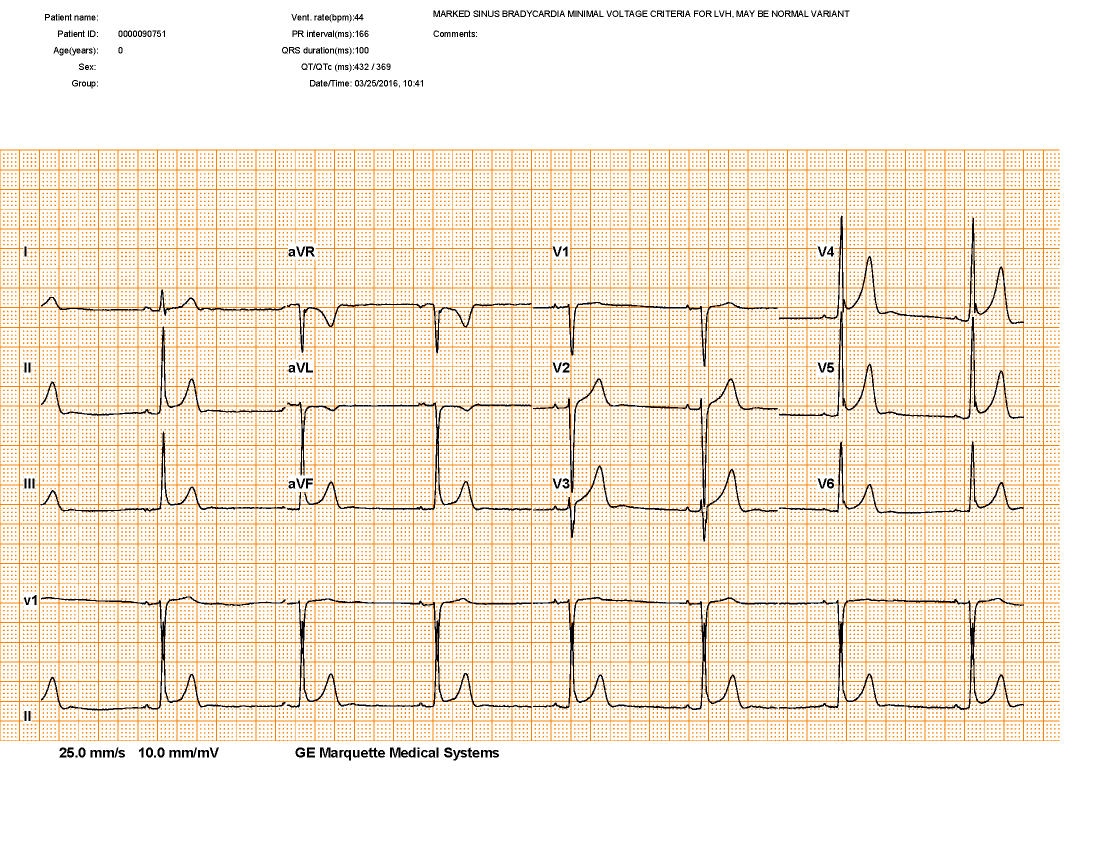
#> input picture fullScan.png, 2200 x 1700 px (shown at 1/2 size)
$ python -i ImageManipulation.py   (imports and definitions only)
#> lines starting #> are read from the running program, lines starting #| are printed output that depends on the picture; after the words box and inside, x2 and y2 are one past the last pixel; in counts of white or black regions, pixels touching at a corner belong together
#> further down, picture is the input picture: shape (1700, 2200, 3); mean B, G, R 219.9, 234.8, 249.7
import cv2
import numpy as np

# Super janky but makes backwards compatibility easier
from src.main.python.ECGToolkit.Vision import getLinesInDirection
from src.main.python.ECGToolkit.Visualization import *
from src.main.python.ECGToolkit.Common import *
from src.main.python.ECGToolkit.GridDetection import *


# [53 lines left out: functions removeNonGridLines, cropImageToGrid, not called in this run]


def cropToGridAndIsolateLinesDemo(image):
    # [8 lines of commented-out code are left out]
    gray = cv2.cvtColor(image, cv2.COLOR_BGR2GRAY) # Uses equation (2) from `2014 - ECG dig IEEE (Mallawaarachchi)`
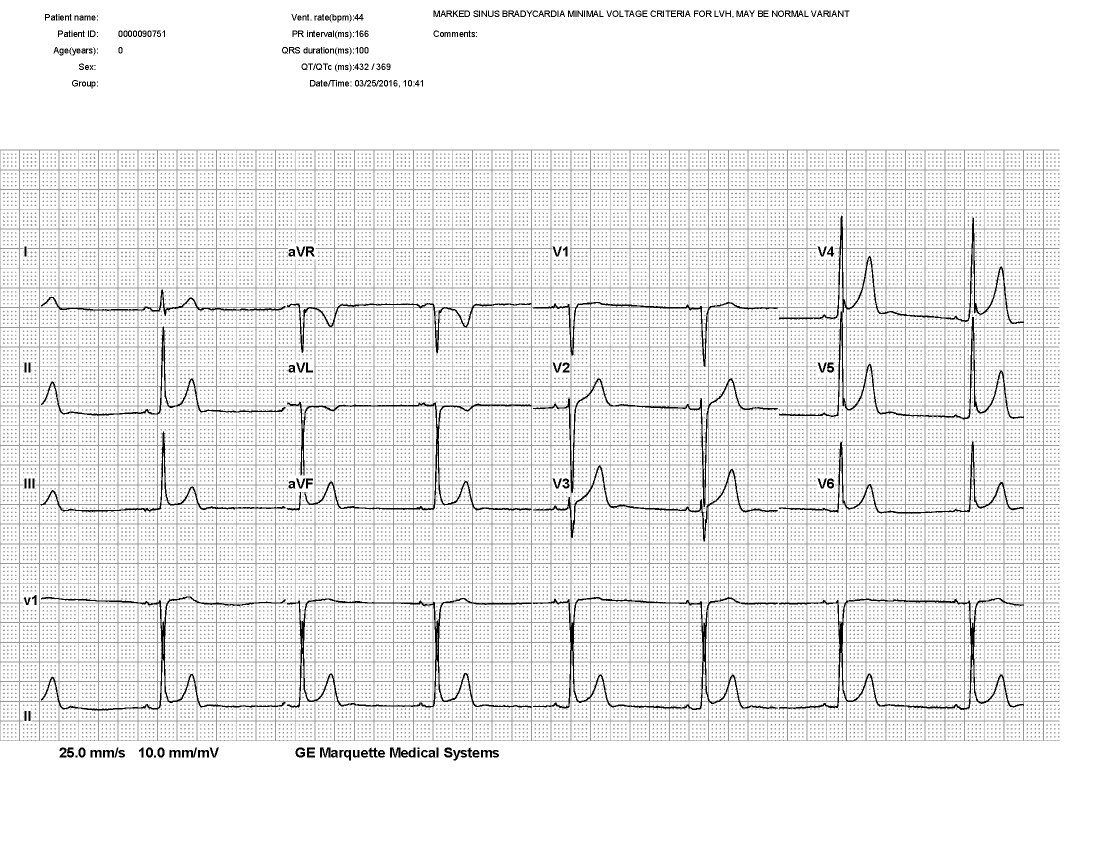
#> gray: shape (1700, 2200) (shown at 1/2 size); min 0, max 255, mean 237.5
    # displayImages([(gray, Color.greyscale, "Gray")])

    _, binary = cv2.threshold(gray, 20, 256, cv2.THRESH_BINARY_INV)
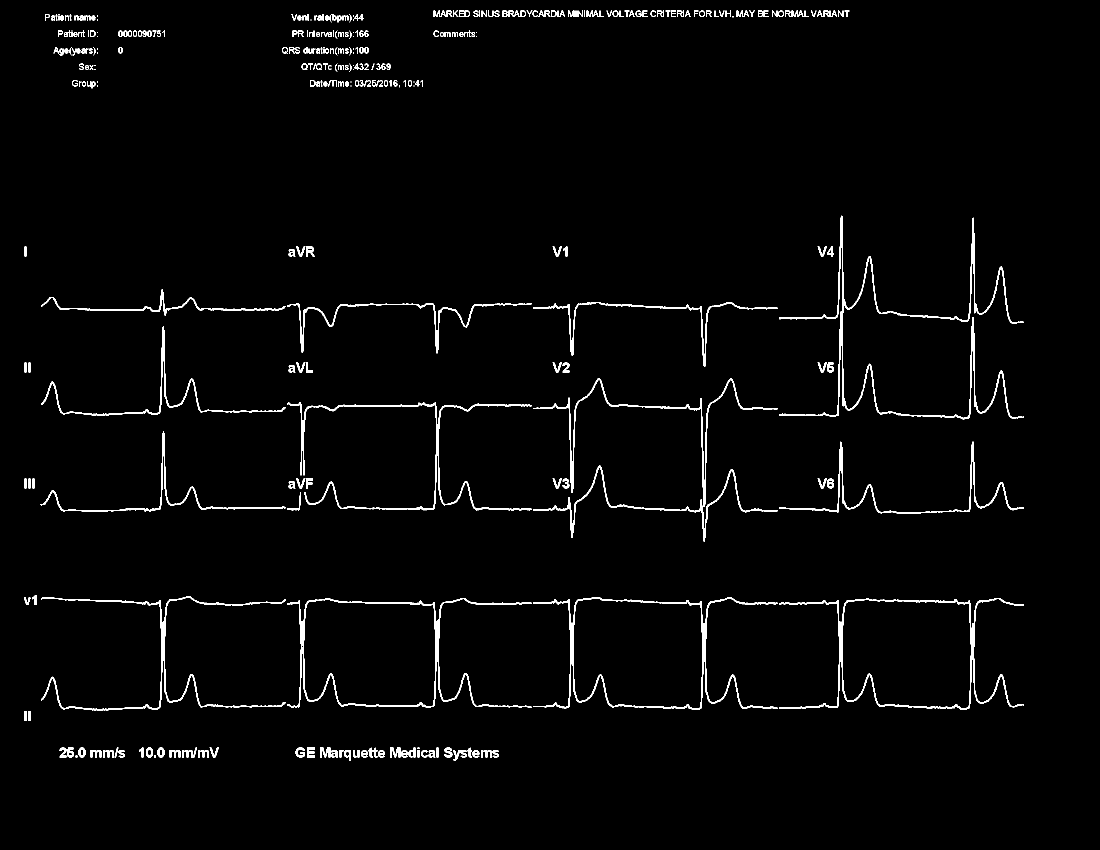
#> binary: shape (1700, 2200) (shown at 1/2 size); 2.1% white; 318 white regions (35 under 20 px), largest, box (x1, y1, x2, y2) and area: (1558, 431, 2048, 839) 8490, (1558, 1196, 2048, 1420) 5778, (1066, 1194, 1556, 1420) 5721
    # # displayImages([(binary, Color.greyscale, "Binary")])

    element = cv2.getStructuringElement(cv2.MORPH_ERODE, (2,2))
    binary = cv2.erode(binary, element)
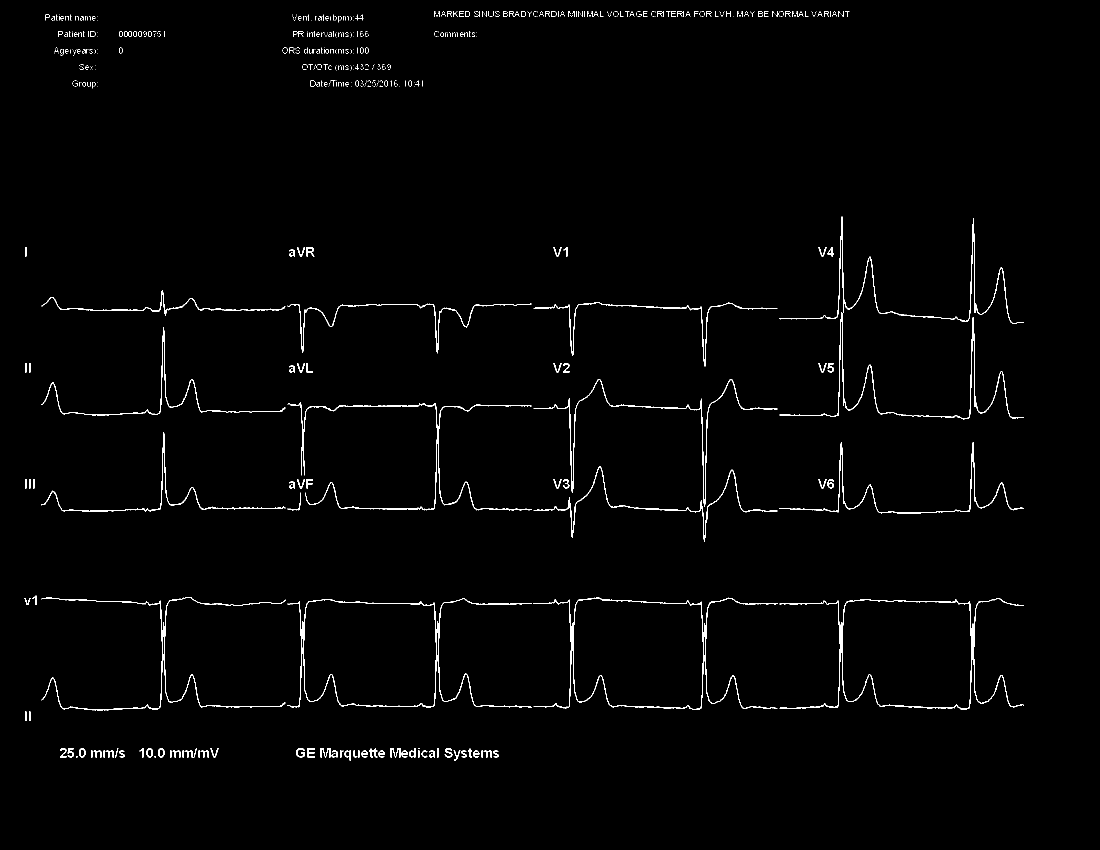
#> binary: shape (1700, 2200) (shown at 1/2 size); 1.2% white in thin lines or dots, all inside (x1, y1, x2, y2) = (49, 22, 2048, 1521)

#> (the run stopped early here; a loop or call above may not have finished)
